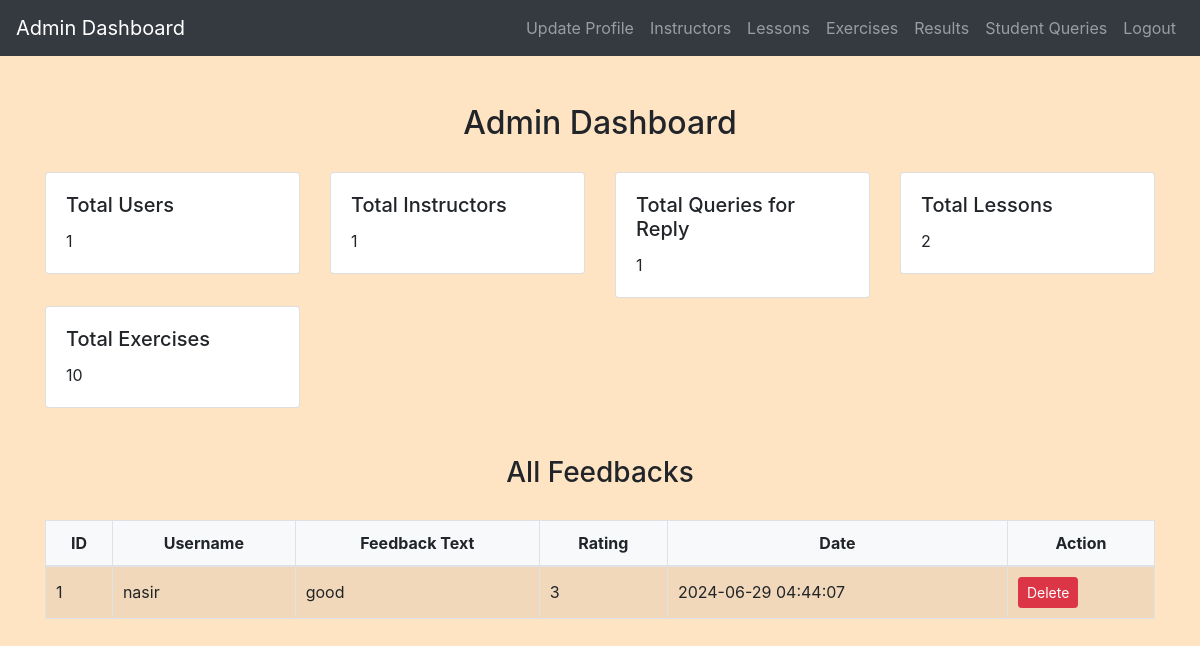
/admin/admin_home.php (signed in), run on the app's committed database.
### tables this page shows
CREATE TABLE `feedback` (
  `id` int(11) NOT NULL,
  `user_id` int(11) NOT NULL,
  `feedback_text` text NOT NULL,
  `rating` tinyint(4) NOT NULL,
  `created_at` timestamp NOT NULL DEFAULT current_timestamp()
);

CREATE TABLE `users` (
  `id` int(11) NOT NULL,
  `username` varchar(50) NOT NULL,
  `password` varchar(255) NOT NULL,
  `email` varchar(100) NOT NULL,
  `phone` varchar(20) NOT NULL,
  `age` int(11) DEFAULT NULL
);

### admin/admin_home.php (the view, shortened to what this page needs)
<?php
include('config.php');
$totalUsers = mysqli_fetch_assoc(mysqli_query($conn, "SELECT COUNT(*) AS total FROM users"))['total'];
$totalInstructors = mysqli_fetch_assoc(mysqli_query($conn, "SELECT COUNT(*) AS total FROM instructors"))['total'];
$totalQueriesForReply = mysqli_fetch_assoc(mysqli_query($conn, "SELECT COUNT(*) AS total FROM messages WHERE reply_text IS NULL"))['total'];
$totalLessons = mysqli_fetch_assoc(mysqli_query($conn, "SELECT COUNT(*) AS total FROM lessons"))['total'];
$totalExercises = mysqli_fetch_assoc(mysqli_query($conn, "SELECT COUNT(*) AS total FROM exercises"))['total'];
$stmt = $conn->prepare("SELECT f.*, u.username FROM feedback f JOIN users u ON f.user_id = u.id ORDER BY f.created_at DESC");
$stmt->execute();
$result = $stmt->get_result();
$feedbacks = [];
while ($row = $result->fetch_assoc()) {
    $feedbacks[] = $row;
}
?>
<!DOCTYPE html>
<html>
<head>
    <link rel="stylesheet" href="https://maxcdn.bootstrapcdn.com/bootstrap/4.5.2/css/bootstrap.min.css">
    <link rel="stylesheet" href="../css/style.css">
</head>
<body>
<?php include('admin_navbar.php'); ?>
<div class="container mt-5">
    <h2 class="text-center">Admin Dashboard</h2>
    <div class="row mt-4">
        <div class="col-md-3">
            <div class="card">
                <div class="card-body">
                    <h5 class="card-title">Total Users</h5>
                    <p class="card-text"><?php echo $totalUsers; ?></p>
                </div>
            </div>
        </div>
        <div class="col-md-3">
            <div class="card">
                <div class="card-body">
                    <h5 class="card-title">Total Instructors</h5>
                    <p class="card-text"><?php echo $totalInstructors; ?></p>
                </div>
            </div>
        </div>
        <div class="col-md-3">
            <div class="card">
                <div class="card-body">
                    <h5 class="card-title">Total Queries for Reply</h5>
                    <p class="card-text"><?php echo $totalQueriesForReply; ?></p>
                </div>
            </div>
        </div>
        <div class="col-md-3">
            <div class="card">
                <div class="card-body">
                    <h5 class="card-title">Total Lessons</h5>
                    <p class="card-text"><?php echo $totalLessons; ?></p>
                </div>
            </div>
        </div>
        <div class="col-md-3 mt-2 ">
            <div class="card">
                <div class="card-body">
                    <h5 class="card-title">Total Exercises</h5>
                    <p class="card-text"><?php echo $totalExercises; ?></p>
                </div>
            </div>
        </div>
    </div>
    <div class="mt-5">
        <h3>All Feedbacks</h3>
        <table class="table table-striped">
            <thead>
                <tr>
                    <th>ID</th>
                    <th>Username</th>
                    <th>Feedback Text</th>
                    <th>Rating</th>
                    <th>Date</th>
                    <th>Action</th>
                </tr>
            </thead>
            <tbody>
                <?php foreach ($feedbacks as $feedback): ?>
                <tr>
                    <td><?php echo $feedback['id']; ?></td>
                    <td><?php echo htmlspecialchars($feedback['username']); ?></td>
                    <td><?php echo htmlspecialchars($feedback['feedback_text']); ?></td>
                    <td><?php echo $feedback['rating']; ?></td>
                    <td><?php echo date("Y-m-d H:i:s", strtotime($feedback['created_at'])); ?></td>
                    <td>
                        <form method="post">
                            <button type="submit" class="btn btn-danger btn-sm">Delete</button>
                        </form>
                    </td>
                </tr>
                <?php endforeach; ?>
            </tbody>
        </table>
    </div>
</div>
</body>
</html>

### css/style.css (style rules this page uses)
body { background-color: bisque; }
h1, h2, h3, h4 { text-align: center; margin-top: 30px; margin-bottom: 30px; }
.table { width: 100%; border-collapse: collapse; margin-top: 20px; }
.table th, .table td { padding: 10px; border: 1px solid #dee2e6; }
.table thead th { background-color: #f8f9fa; font-weight: bold; text-align: center; }
.table tbody td { vertical-align: middle; }

### data on the page
feedback: id "1", user.username "nasir", feedback_text "good", rating "3", created_at "2024-06-29 04:44:07"

### other printed values
$totalUsers "1"
$totalInstructors "1"
$totalQueriesForReply "1"
$totalLessons "2"
$totalExercises "10"
